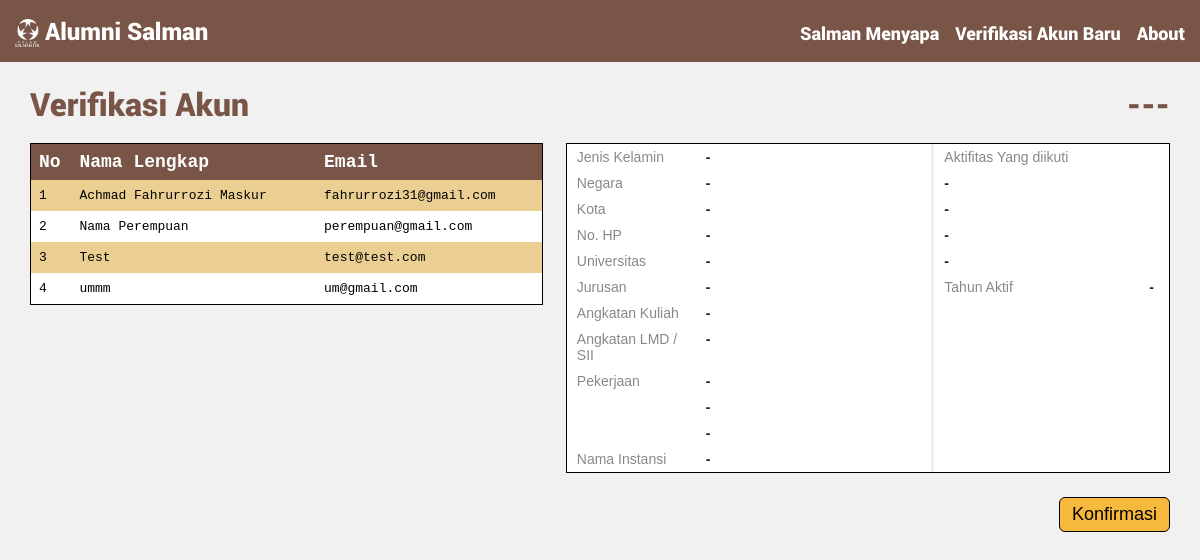
The page /verifikasi/ (signed in) on the database as committed earlier.
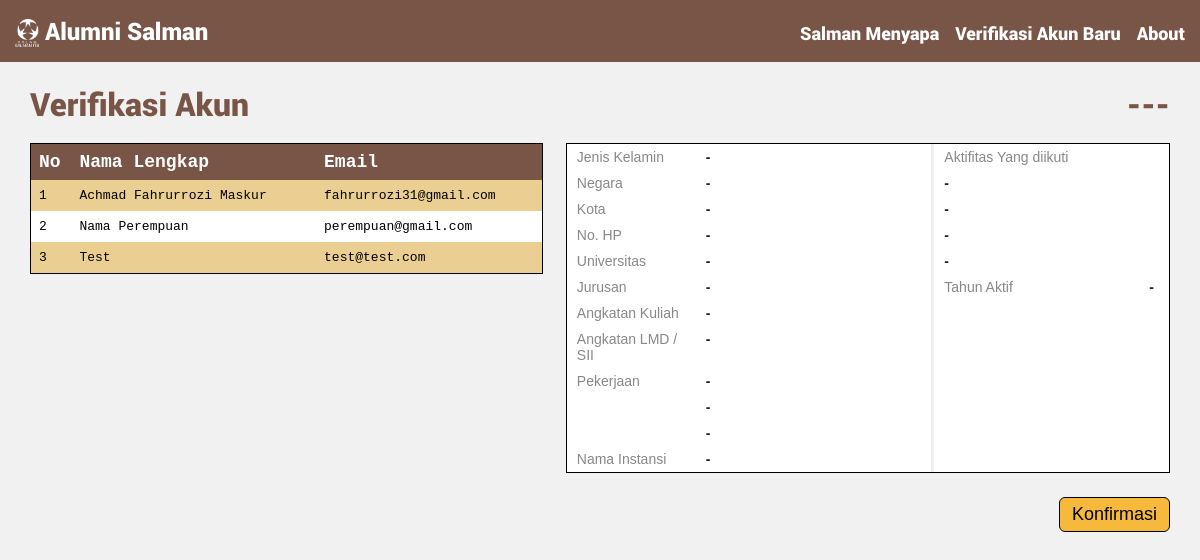
The same page on the database as committed later.
### alumni/models.py (models this page shows)
class User(Model):
    nama = CharField(max_length=50, null=True)
    email = EmailField(max_length=30, null=True)
    gender = CharField(max_length=20, null=True)
    negara = CharField(max_length=20, null=True)
    kota = CharField(max_length=20, null=True)
    no_hp = CharField(max_length=12, null=True)
    univ = CharField(max_length=50, null=True)
    jurusan = CharField(max_length=50, null=True)
    ang_kuliah = CharField(max_length=5, null=True)
    ang_LMD = CharField(max_length=5, null=True)
    pekerjaan = TextField(null=True)
    instansi = CharField(max_length=30, null=True)
    aktifitas = TextField(null=True)
    tahun_aktif = CharField(max_length=20, null=True)
    verified = BooleanField(default=False)
    password = CharField(max_length=50, null=True)

### alumni/views.py (the view)
# urls.py: url(r'^verifikasi/$', verifikasi, name='verifikasi'),
def verifikasi(request):
    if request.user.is_authenticated:
        users = User.objects.all().filter(verified=False)
        context = {'users': users, 'usersJSON': serialize('json', User.objects.all().filter(verified=False), cls=LazyEncoder), 'counter': Counter()}
        return render(request, 'verifikasi.html', context)
    else:
        return redirect("/login/")

### alumni/templates/verifikasi.html (shortened to what this page needs)
{% extends "base.html" %}
{% block content %}
<div class="verif-content1">
    <h1 style="font-family: Roboto-Black; color: #795547;">Verifikasi Akun</h1>
    <br>
    <table class="verif-table2">
      <tr style="color: white; font-size: 18px;">
        <th style="width: 8%;">No</th>
        <th>Nama Lengkap</th>
        <th>Email</th>
      </tr>
      {% for user in users %}
          <tr id="child">
            <td>{{ forloop.counter }}</td>
            <td>{{ user.nama }}</td>
            <td>{{ user.email }}</td>
          </tr>
      {% endfor %}
    </table>
</div>
<div class="verif-content2">
    <h1 style="font-family: Roboto-Black; color: #795547; text-align: right;" id="verif-nama">---</h1>
    <br>
    <table class="tg" style="table-layout: fixed; width: 100%">
    <colgroup>
    <col style="width: 110px">
    <col style="width: 200px">
    <col style="width: 3px">
    <col style="width: 100px">
    <col style="width: 100px">
    </colgroup>
      <tr>
        <td class="tg-4d50">Jenis Kelamin</td>
        <td class="tg-5xe6" id="verif-gender">-</td>
        <td class="tg-garis"></td>
        <td class="tg-4d50" colspan="2">Aktifitas Yang diikuti</td>
      </tr>
      <tr>
        <td class="tg-4d50">Negara</td>
        <td class="tg-5xe6" id="verif-negara">-</td>
        <td class="tg-garis"></td>
        <td class="tg-5xe6" id="verif-aktifitas-1" colspan="2">-</td>
      </tr>
      <tr>
        <td class="tg-4d50">Kota</td>
        <td class="tg-5xe6" id="verif-kota">-</td>
        <td class="tg-garis"></td>
        <td class="tg-5xe6" id="verif-aktifitas-2" colspan="2">-</td>
      </tr>
      <tr>
        <td class="tg-4d50">No. HP</td>
        <td class="tg-5xe6" id="verif-no_hp">-</td>
        <td class="tg-garis"></td>
        <td class="tg-5xe6" id="verif-aktifitas-3" colspan="2">-</td>
      </tr>
      <tr>
        <td class="tg-4d50">Universitas</td>
        <td class="tg-5xe6" id="verif-univ">-</td>
        <td class="tg-garis"></td>
        <td class="tg-5xe6" id="verif-aktifitas-4" colspan="2">-</td>
      </tr>
      <tr>
        <td class="tg-4d50">Jurusan</td>
        <td class="tg-5xe6" id="verif-jurusan">-</td>
        <td class="tg-garis"></td>
        <td class="tg-4d50">Tahun Aktif</td>
        <td class="tg-jjuf" id="verif-tahun_aktif">-</td>
      </tr>
      <tr>
        <td class="tg-4d50">Angkatan Kuliah</td>
        <td class="tg-5xe6" id="verif-ang_kuliah">-</td>
        <td class="tg-garis"></td>
        <td class="tg-eh2d"></td>
        <td class="tg-eh2d"></td>
      </tr>
      <tr>
        <td class="tg-4d50">Angkatan LMD / SII</td>
        <td class="tg-5xe6" id="verif-ang_LMD">-</td>
        <td class="tg-garis"></td>
        <td class="tg-eh2d"></td>
        <td class="tg-eh2d"></td>
      </tr>
      <tr>
        <td class="tg-4d50">Pekerjaan</td>
        <td class="tg-5xe6" id="verif-pekerjaan-1">-</td>
        <td class="tg-garis"></td>
        <td class="tg-eh2d"></td>
        <td class="tg-eh2d"></td>
      </tr>
      <tr>
        <td class="tg-4d50"></td>
        <td class="tg-5xe6" id="verif-pekerjaan-2">-</td>
        <td class="tg-garis"></td>
        <td class="tg-eh2d"></td>
        <td class="tg-eh2d"></td>
      </tr>
      <tr>
        <td class="tg-4d50"></td>
        <td class="tg-5xe6" id="verif-pekerjaan-3">-</td>
        <td class="tg-garis"></td>
        <td class="tg-eh2d"></td>
        <td class="tg-eh2d"></td>
      </tr>
      <tr>
        <td class="tg-4d50">Nama Instansi</td>
        <td class="tg-5xe6" id="verif-instansi">-</td>
        <td class="tg-garis"></td>
        <td class="tg-eh2d"></td>
        <td class="tg-eh2d"></td>
      </tr>
    </table>
    <button onclick="alert(1)" class="buttonConfirm"><span>Konfirmasi </span></button>
</div>
{% endblock %}

Rows that differ between the two databases and show on the page:
removed User: nama "ummm", email "um@gmail.com"
